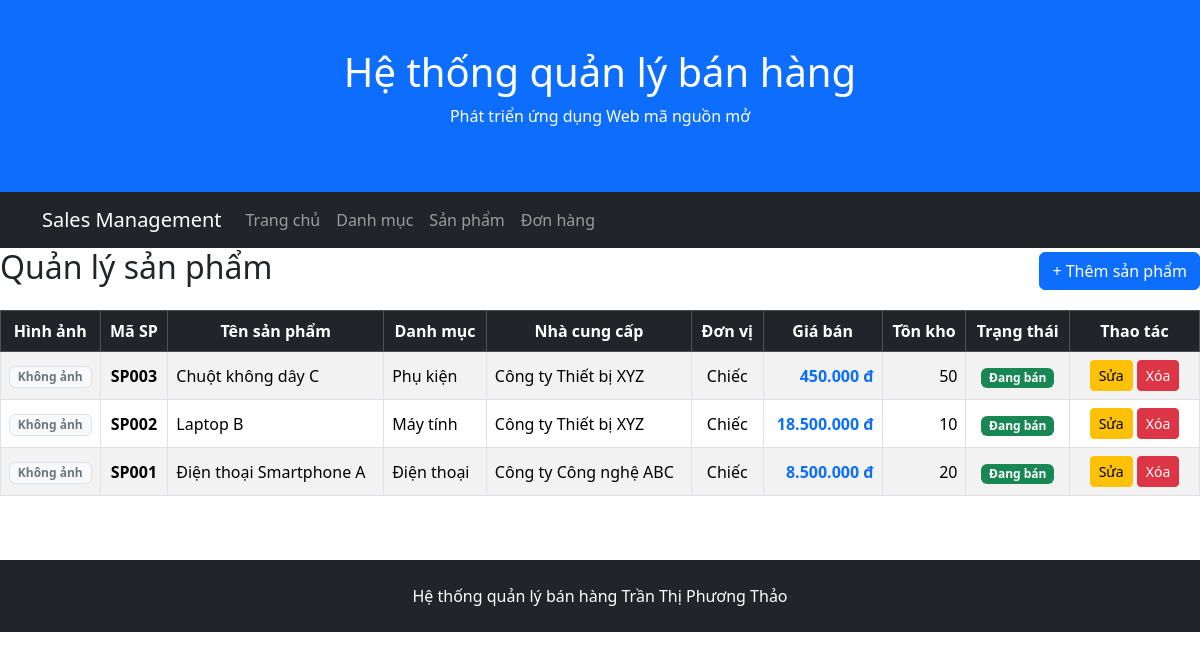
Screenshot of /products/index.php with the database file from the repository.
### tables this page shows
CREATE TABLE products (
    ProductID INT AUTO_INCREMENT PRIMARY KEY,
    ProductCode VARCHAR(50) NOT NULL UNIQUE,
    ProductName VARCHAR(255) NOT NULL,
    Description TEXT,
    Unit VARCHAR(20),
    Price DECIMAL(12,2) NOT NULL DEFAULT 0,
    StockQuantity INT NOT NULL DEFAULT 0,
    IsActive BOOLEAN NOT NULL DEFAULT TRUE,
    SupplierID INT NOT NULL,
    CategoryID INT NOT NULL,

    CONSTRAINT chk_products_price CHECK (Price >= 0),
    CONSTRAINT chk_products_stock CHECK (StockQuantity >= 0),
    CONSTRAINT fk_products_supplier
        FOREIGN KEY (SupplierID) REFERENCES suppliers(SupplierID),
    CONSTRAINT fk_products_category
        FOREIGN KEY (CategoryID) REFERENCES categories(CategoryID)
);

CREATE TABLE categories (
    CategoryID INT AUTO_INCREMENT PRIMARY KEY,
    CategoryName VARCHAR(200) NOT NULL,
    Description TEXT
);

CREATE TABLE suppliers (
    SupplierID INT AUTO_INCREMENT PRIMARY KEY,
    SupplierName VARCHAR(200) NOT NULL,
    ContactName VARCHAR(100),
    Address VARCHAR(200),
    City VARCHAR(100),
    PostalCode VARCHAR(20),
    Country VARCHAR(100),
    Phone VARCHAR(20)
);

### public/products/index.php (the view, shortened to what this page needs)
<?php
require_once __DIR__ . '/database.php';
$sql = "
    SELECT
        p.ProductID,
        p.ProductCode,
        p.ProductName,
        p.Unit,
        p.Price,
        p.StockQuantity,
        p.IsActive,
        c.CategoryName,
        s.SupplierName
    FROM products p
    LEFT JOIN categories c ON p.CategoryID = c.CategoryID
    LEFT JOIN suppliers s ON p.SupplierID = s.SupplierID
    ORDER BY p.ProductID DESC
";
$result = $conn->query($sql);
require_once '/var/www/src/includes/admin/header.php';
require_once '/var/www/src/includes/admin/navbar.php';
?>
    <div class="d-flex justify-content-between align-items-center mb-3">
        <h2>Quản lý sản phẩm</h2>
        <a href="/admin/products/create.php" class="btn btn-primary">
            + Thêm sản phẩm
        </a>
    </div>
    <div class="table-responsive">
        <table class="table table-bordered table-striped align-middle">
            <thead class="table-dark text-center">
                <tr>
                    <th style="width: 90px;">Hình ảnh</th>
                    <th>Mã SP</th>
                    <th>Tên sản phẩm</th>
                    <th>Danh mục</th>
                    <th>Nhà cung cấp</th>
                    <th>Đơn vị</th>
                    <th>Giá bán</th>
                    <th>Tồn kho</th>
                    <th>Trạng thái</th>
                    <th style="width: 130px;">Thao tác</th>
                </tr>
            </thead>
            <tbody>
            <?php if ($result && $result->num_rows > 0): ?>
                <?php while ($product = $result->fetch_assoc()): ?>
                    <tr>
                        <td class="text-center">
                            <?php if (!empty($product['ImagePath'])): ?>
                                <img src="/<?= ltrim(htmlspecialchars($product['ImagePath']), '/') ?>"
                                     alt="<?= htmlspecialchars($product['ProductName']) ?>"
                                     class="img-thumbnail"
                                     style="width: 50px; height: 50px; object-fit: cover;">
                            <?php else: ?>
                                <span class="badge bg-light text-secondary border">Không ảnh</span>
                            <?php endif; ?>
                        </td>
                        <td class="fw-bold text-center"><?= htmlspecialchars($product['ProductCode']) ?></td>
                        <td><?= htmlspecialchars($product['ProductName']) ?></td>
                        <td><?= htmlspecialchars($product['CategoryName'] ?? 'Chưa phân loại') ?></td>
                        <td><?= htmlspecialchars($product['SupplierName'] ?? 'Chưa có NCC') ?></td>
                        <td class="text-center"><?= htmlspecialchars($product['Unit'] ?? '-') ?></td>
                        <td class="text-end fw-bold text-primary">
                            <?= number_format((float)$product['Price'], 0, ',', '.') ?> đ
                        </td>
                        <td class="text-end"><?= (int)$product['StockQuantity'] ?></td>
                        <td class="text-center">
                            <?php if ((int)$product['IsActive'] === 1): ?>
                                <span class="badge bg-success">Đang bán</span>
                            <?php else: ?>
                                <span class="badge bg-secondary">Ngừng bán</span>
                            <?php endif; ?>
                        </td>
                        <td class="text-center">
                            <a href="/admin/products/edit.php?id=<?= $product['ProductID'] ?>"
                               class="btn btn-sm btn-warning">Sửa</a>
                            <a href="/admin/products/delete.php?id=<?= $product['ProductID'] ?>"
                               class="btn btn-sm btn-danger"
                               onclick="return confirm('Bạn có chắc chắn muốn xóa sản phẩm <?= htmlspecialchars($product['ProductName']) ?>?')">Xóa</a>
                        </td>
                    </tr>
                <?php endwhile; ?>
            <?php else: ?>
                <tr>
                    <td colspan="10" class="text-center text-muted">Chưa có dữ liệu sản phẩm.</td>
                </tr>
            <?php endif; ?>
            </tbody>
        </table>
    </div>
<?php
require_once __DIR__ . '/footer.php';
?>

### src/includes/admin/header.php (shortened to what this page needs)
<!DOCTYPE html>
<html lang="vi">
<head>
    <link
        href="https://cdn.jsdelivr.net/npm/bootstrap@5.3.8/dist/css/bootstrap.min.css"
        rel="stylesheet"
    >
</head>
<body>
<div class="p-5 bg-primary text-white text-center">
    <h1>Hệ thống quản lý bán hàng</h1>
    <p>Phát triển ứng dụng Web mã nguồn mở</p>
</div>

### src/includes/admin/navbar.php (shortened to what this page needs)
<nav class="navbar navbar-expand-lg bg-dark navbar-dark">
    <div class="container">
        <a class="navbar-brand" href="/">Sales Management</a>
        <div class="collapse navbar-collapse" id="mainNavbar">
            <ul class="navbar-nav">
                <li class="nav-item">
                    <a class="nav-link" href="/">Trang chủ</a>
                </li>
                <li class="nav-item">
                    <a class="nav-link" href="/admin/categories/">
                        Danh mục
                    </a>
                </li>
                <li class="nav-item">
                    <a class="nav-link" href="/admin/products/">
                        Sản phẩm
                    </a>
                </li>
                <li class="nav-item">
                    <a class="nav-link" href="#">
                        Đơn hàng
                    </a>
                </li>
            </ul>
        </div>
    </div>
</nav>
</body>
</html>

### public/admin/products/footer.php
<footer class="mt-5 p-4 bg-dark text-white text-center">
    <p class="mb-0">
        Hệ thống quản lý bán hàng
      Trần Thị Phương Thảo
    </p>

### rows the page displays
products: ProductCode "SP003", ProductName "Chuột không dây C", CategoryID.CategoryName "Phụ kiện", SupplierID.SupplierName "Công ty Thiết bị XYZ", Unit "Chiếc", Price "450.000", StockQuantity "50", IsActive "Đang bán"
products: ProductCode "SP002", ProductName "Laptop B", CategoryID.CategoryName "Máy tính", SupplierID.SupplierName "Công ty Thiết bị XYZ", Unit "Chiếc", Price "18.500.000", StockQuantity "10", IsActive "Đang bán"
products: ProductCode "SP001", ProductName "Điện thoại Smartphone A", CategoryID.CategoryName "Điện thoại", SupplierID.SupplierName "Công ty Công nghệ ABC", Unit "Chiếc", Price "8.500.000", StockQuantity "20", IsActive "Đang bán"
